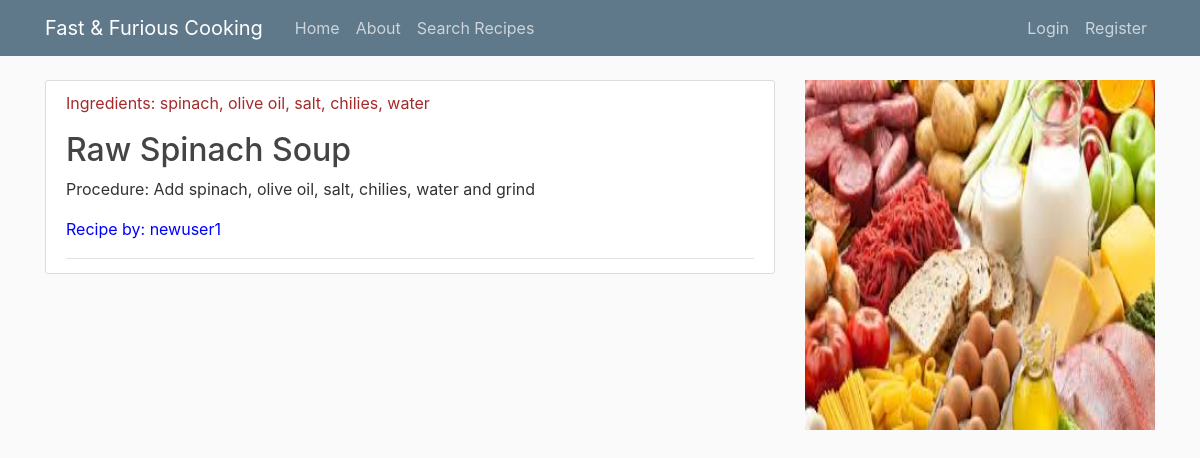
Page /recipes/1/ on the committed database.
### recipes/models.py (models this page shows, shortened)
class Recipes(models.Model):
    title = models.CharField(max_length=100)
    ingredients = models.TextField()
    content = models.TextField()
    date_posted = models.DateTimeField(default=timezone.now)
    author = models.ForeignKey(User, on_delete=models.CASCADE)

### recipes/views.py (the view)
# urls.py: path('recipes/<int:pk>/', RecipesDetailView.as_view(), name='recipes-detail'),
class RecipesDetailView(DetailView):
    model = Recipes

### recipes/templates/recipes/recipes_detail.html (shortened to what this page needs)
{% extends "recipes/base.html" %}
{% block content %}
   <article class="media content-section">
      <div class="media-body">
          <p style="color:brown;"> Ingredients: {{ object.ingredients}}</p>
          <h2 class="article-title" href="#" > {{ object.title }}</h2>
          <p class="article-content">Procedure: {{ object.content }}</p>
        <div class="article-metadata">
          <p style="color:blue;"> Recipe by: {{object.author}}</p>
        </div>
      </div>
    </article>
{% endblock content %}

### recipes/static/recipes/main.css (style rules this page uses)
body { background: #fafafa; color: #333333; margin-top: 5rem; }
h1, h2, h3, h4, h5, h6 { color: #444444; }
.content-section { background: #ffffff; padding: 10px 20px; border: 1px solid #dddddd; border-radius: 3px; margin-bottom: 20px; }
.article-title { color: #444444; }
.article-content { white-space: pre-line; }
.article-metadata { padding-bottom: 1px; margin-bottom: 4px; border-bottom: 1px solid #e3e3e3 }

### rows in the picture
Recipes: ingredients "spinach, olive oil, salt, chilies, water", title "Raw Spinach Soup", content "Add spinach, olive oil, salt, chilies, water and grind", author "newuser1"
